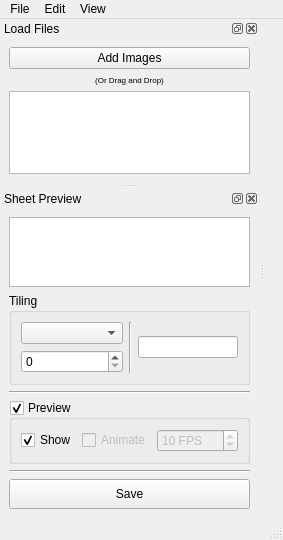
<?xml version="1.0" encoding="UTF-8"?>
<ui version="4.0">
 <class>MainWindow</class>
 <widget class="QMainWindow" name="MainWindow">
  <property name="geometry">
   <rect>
    <x>0</x>
    <y>0</y>
    <width>274</width>
    <height>540</height>
   </rect>
  </property>
  <property name="windowTitle">
   <string>Spritesheet Creator</string>
  </property>
  <property name="windowIcon">
   <iconset>
    <normaloff>C:/Users/Cs/Downloads/spritesheet-creator.ico</normaloff>C:/Users/Cs/Downloads/spritesheet-creator.ico</iconset>
  </property>
  <widget class="QWidget" name="centralwidget">
   <property name="enabled">
    <bool>true</bool>
   </property>
   <layout class="QHBoxLayout" name="horizontalLayout"/>
  </widget>
  <widget class="QMenuBar" name="menubar">
   <property name="geometry">
    <rect>
     <x>0</x>
     <y>0</y>
     <width>274</width>
     <height>23</height>
    </rect>
   </property>
   <widget class="QMenu" name="menuFile">
    <property name="title">
     <string>File</string>
    </property>
    <addaction name="actionOpen"/>
    <addaction name="separator"/>
    <addaction name="actionClear_All"/>
   </widget>
   <widget class="QMenu" name="menuEdit">
    <property name="title">
     <string>Edit</string>
    </property>
    <addaction name="actionDelete_Images_2"/>
   </widget>
   <widget class="QMenu" name="menuView">
    <property name="title">
     <string>View</string>
    </property>
    <addaction name="actionLoad_Files"/>
    <addaction name="actionSheet_Preview"/>
   </widget>
   <addaction name="menuFile"/>
   <addaction name="menuEdit"/>
   <addaction name="menuView"/>
  </widget>
  <widget class="QStatusBar" name="statusbar"/>
  <widget class="QDockWidget" name="LoadFilesDock">
   <property name="contextMenuPolicy">
    <enum>Qt::DefaultContextMenu</enum>
   </property>
   <property name="floating">
    <bool>false</bool>
   </property>
   <property name="features">
    <set>QDockWidget::AllDockWidgetFeatures</set>
   </property>
   <property name="windowTitle">
    <string>Load Files</string>
   </property>
   <attribute name="dockWidgetArea">
    <number>1</number>
   </attribute>
   <widget class="QWidget" name="LoadFiles_2">
    <layout class="QVBoxLayout" name="verticalLayout_2">
     <item>
      <layout class="QVBoxLayout" name="verticalLayout">
       <item>
        <widget class="QPushButton" name="AddImagesButton">
         <property name="text">
          <string>Add Images</string>
         </property>
        </widget>
       </item>
       <item>
        <widget class="QLabel" name="label">
         <property name="minimumSize">
          <size>
           <width>0</width>
           <height>0</height>
          </size>
         </property>
         <property name="maximumSize">
          <size>
           <width>16777215</width>
           <height>10</height>
          </size>
         </property>
         <property name="font">
          <font>
           <pointsize>6</pointsize>
          </font>
         </property>
         <property name="text">
          <string>(Or Drag and Drop)</string>
         </property>
         <property name="alignment">
          <set>Qt::AlignCenter</set>
         </property>
        </widget>
       </item>
       <item>
        <widget class="QTableWidget" name="ImageTable">
         <property name="contextMenuPolicy">
          <enum>Qt::CustomContextMenu</enum>
         </property>
         <property name="acceptDrops">
          <bool>true</bool>
         </property>
         <property name="frameShadow">
          <enum>QFrame::Sunken</enum>
         </property>
         <property name="autoScrollMargin">
          <number>2</number>
         </property>
         <property name="dragEnabled">
          <bool>false</bool>
         </property>
         <property name="dragDropOverwriteMode">
          <bool>false</bool>
         </property>
         <property name="dragDropMode">
          <enum>QAbstractItemView::DropOnly</enum>
         </property>
         <property name="alternatingRowColors">
          <bool>true</bool>
         </property>
         <property name="selectionMode">
          <enum>QAbstractItemView::SingleSelection</enum>
         </property>
         <property name="selectionBehavior">
          <enum>QAbstractItemView::SelectRows</enum>
         </property>
         <property name="sortingEnabled">
          <bool>false</bool>
         </property>
        </widget>
       </item>
      </layout>
     </item>
    </layout>
   </widget>
  </widget>
  <widget class="QDockWidget" name="ImagePreviewDock">
   <property name="windowTitle">
    <string>Sheet Preview</string>
   </property>
   <attribute name="dockWidgetArea">
    <number>1</number>
   </attribute>
   <widget class="QWidget" name="dockWidgetContents_4">
    <layout class="QVBoxLayout" name="verticalLayout_3">
     <item>
      <widget class="QGraphicsView" name="SpritesheetPreview">
       <property name="acceptDrops">
        <bool>false</bool>
       </property>
       <property name="autoFillBackground">
        <bool>false</bool>
       </property>
      </widget>
     </item>
     <item>
      <widget class="QGroupBox" name="Tiling">
       <property name="title">
        <string>Tiling</string>
       </property>
       <layout class="QHBoxLayout" name="horizontalLayout_4">
        <item>
         <layout class="QVBoxLayout" name="verticalLayout_4">
          <item>
           <widget class="QComboBox" name="TilingConstant">
            <property name="editable">
             <bool>false</bool>
            </property>
            <property name="currentText">
             <string/>
            </property>
           </widget>
          </item>
          <item>
           <widget class="QSpinBox" name="TilingNumber">
            <property name="suffix">
             <string/>
            </property>
           </widget>
          </item>
         </layout>
        </item>
        <item>
         <widget class="Line" name="line_2">
          <property name="orientation">
           <enum>Qt::Vertical</enum>
          </property>
         </widget>
        </item>
        <item>
         <widget class="QLineEdit" name="TilingOtherNumber">
          <property name="maximumSize">
           <size>
            <width>100</width>
            <height>16777215</height>
           </size>
          </property>
          <property name="baseSize">
           <size>
            <width>0</width>
            <height>0</height>
           </size>
          </property>
          <property name="inputMask">
           <string/>
          </property>
          <property name="text">
           <string/>
          </property>
          <property name="readOnly">
           <bool>true</bool>
          </property>
          <property name="clearButtonEnabled">
           <bool>false</bool>
          </property>
         </widget>
        </item>
       </layout>
      </widget>
     </item>
     <item>
      <widget class="Line" name="line">
       <property name="orientation">
        <enum>Qt::Horizontal</enum>
       </property>
      </widget>
     </item>
     <item>
      <widget class="QGroupBox" name="PreviewCheckbox">
       <property name="title">
        <string>Preview</string>
       </property>
       <property name="checkable">
        <bool>true</bool>
       </property>
       <layout class="QHBoxLayout" name="horizontalLayout_3">
        <item>
         <layout class="QHBoxLayout" name="horizontalLayout_2">
          <item>
           <widget class="QCheckBox" name="ShowPreviewCheckbox">
            <property name="text">
             <string>Show</string>
            </property>
            <property name="checked">
             <bool>true</bool>
            </property>
           </widget>
          </item>
          <item>
           <widget class="QCheckBox" name="AnimateCheckbox">
            <property name="enabled">
             <bool>false</bool>
            </property>
            <property name="text">
             <string>Animate</string>
            </property>
            <property name="checked">
             <bool>false</bool>
            </property>
           </widget>
          </item>
          <item>
           <widget class="QSpinBox" name="FPSSelector">
            <property name="enabled">
             <bool>false</bool>
            </property>
            <property name="wrapping">
             <bool>false</bool>
            </property>
            <property name="showGroupSeparator" stdset="0">
             <bool>false</bool>
            </property>
            <property name="suffix">
             <string> FPS</string>
            </property>
            <property name="maximum">
             <number>1000</number>
            </property>
            <property name="value">
             <number>10</number>
            </property>
           </widget>
          </item>
         </layout>
        </item>
       </layout>
      </widget>
     </item>
     <item>
      <widget class="Line" name="line_3">
       <property name="orientation">
        <enum>Qt::Horizontal</enum>
       </property>
      </widget>
     </item>
     <item>
      <widget class="QPushButton" name="SaveSpritesheetButton">
       <property name="minimumSize">
        <size>
         <width>0</width>
         <height>30</height>
        </size>
       </property>
       <property name="text">
        <string>Save</string>
       </property>
      </widget>
     </item>
    </layout>
   </widget>
  </widget>
  <action name="actionOpen">
   <property name="text">
    <string>Add Images</string>
   </property>
  </action>
  <action name="actionDelete_Images">
   <property name="text">
    <string>Delete Images</string>
   </property>
  </action>
  <action name="actionClear_All">
   <property name="text">
    <string>Clear All</string>
   </property>
  </action>
  <action name="actionDelete_Images_2">
   <property name="text">
    <string>Delete Images</string>
   </property>
  </action>
  <action name="actionLoad_Files">
   <property name="checkable">
    <bool>true</bool>
   </property>
   <property name="checked">
    <bool>true</bool>
   </property>
   <property name="text">
    <string>Load Files</string>
   </property>
  </action>
  <action name="actionSheet_Preview">
   <property name="checkable">
    <bool>true</bool>
   </property>
   <property name="checked">
    <bool>true</bool>
   </property>
   <property name="text">
    <string>Sheet Preview</string>
   </property>
  </action>
 </widget>
 <resources/>
 <connections/>
</ui>
